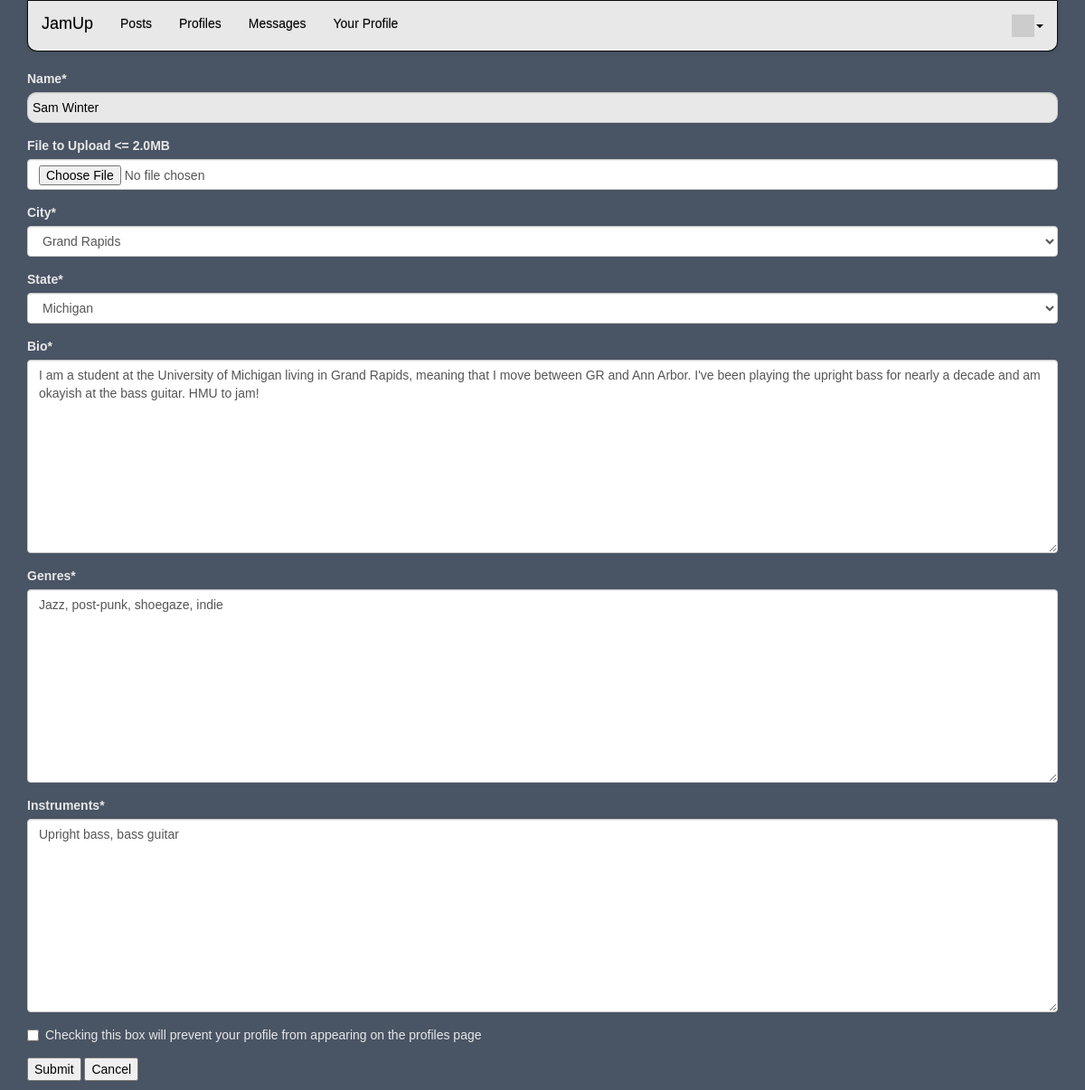
Page /profile/1/update (signed in) on the committed database.
### jamup/models.py (models this page shows, shortened)
class Profile(models.Model):
        user = models.OneToOneField(User, on_delete=models.CASCADE, null=True, blank=True)
        name = models.CharField(max_length=50)
        city = models.ForeignKey(City, on_delete=models.CASCADE)
        state = models.ForeignKey(State, on_delete=models.CASCADE)
        bio = models.TextField(max_length=1000)
        private = models.BooleanField(default=False)
        created_at = models.DateTimeField(auto_now_add=True)
        updated_at = models.DateTimeField(auto_now=True)
        picture = models.BinaryField(null=True, editable=True, default=False)
        content_type = models.CharField(max_length=256, null=True, help_text='The MIMEType of the file', default='')
        genres = models.TextField(max_length=300)
        instruments = models.TextField(max_length=300)

class City(models.Model):
        name = models.CharField(max_length=80)
        state = models.ForeignKey(State, on_delete=models.CASCADE)
        def __str__(self):
                return self.name

### jamup/views.py (the view, shortened to what this page needs)
class ProfileUpdateView(OwnerUpdateView):
    model = Profile
    fields = ['name', 'picture', 'city', 'state', 'bio', 'text', 'genres', 'instruments']
    template_name = 'jamup/profile_form.html'
    success_url = reverse_lazy('jamup:all')
    def get(self, request, pk):
        profile1 = get_object_or_404(Profile, id=pk, user=self.request.user)
        form = ProfileCreateForm(instance=profile1)
        ctx = {'form': form}
        return render(request, self.template_name, ctx)

### jamup/forms.py (shortened to what this page needs)
class ProfileCreateForm(forms.ModelForm):
    max_upload_limit = 2 * 1024 * 1024
    max_upload_limit_text = naturalsize(max_upload_limit)
    picture = forms.FileField(required=False, label='File to Upload <= '+max_upload_limit_text)
    upload_field_name = 'picture'
    class Meta:
        model = Profile
        fields = ['name', 'picture', 'city', 'state', 'bio', 'genres', 'instruments', 'private']
        labels = {'picture': 'Upload a profile picture (portrait images look best!)', 'private': 'Checking this box will prevent your profile from appearing on the profiles page'}

### home/context_processors.py (called while the page is built)
def settings(request):
    return {
        'settings': django_settings,
    }

### home/templatetags/app_tags.py (called while the page is built)
@register.filter(name='gravatar')
def gravatar(user, size=35):
    email = str(user.email.strip().lower()).encode('utf-8')
    email_hash = md5(email).hexdigest()
    url = "//www.gravatar.com/avatar/{0}?s={1}&d=identicon&r=PG"
    return url.format(email_hash, size)

### jamup/models.py (called while the page is built)
        def __str__(self):
                return self.name

### jamup/templates/jamup/profile_form.html (shortened to what this page needs)
{% extends "base_menu.html" %}
{% load crispy_forms_tags %}
{% block content %}
<p>
  <form action="" method="post" id="upload_form" enctype="multipart/form-data">
    {{ form|crispy }}
    <input type="submit" value="Submit">
    <input type="submit" value="Cancel" onclick="window.location.href='{% url 'jamup:all' %}';return false;">
  </form>
</p>
{% endblock %}

### home/static/style.css (style rules this page uses)
body { background-color: #495464; }
* { color: #e8e8e8; font-family: 'Noto Sans TC', sans-serif;; }
input { color: black; }
input[type=text], #id_password { border-radius: 10px; padding-left: 5px; background-color: #e8e8e8; }
input[type=text], #id_city option, #id_state option, #id_reason option { color: black !important; }

### rows in the picture
Profile: name "Sam Winter", city "Grand Rapids", state "Michigan", bio "I am a student at the University of Michigan living in Grand Rapids, meaning that I move between GR and Ann Arbor. I've been playing the upright bass for nearly a decade and am okayish at the bass guitar. HMU to jam!", genres "Jazz, post-punk, shoegaze, indie", instruments "Upright bass, bass guitar"

### other values in the picture
{{ settings.APP_NAME }} "JamUp"
